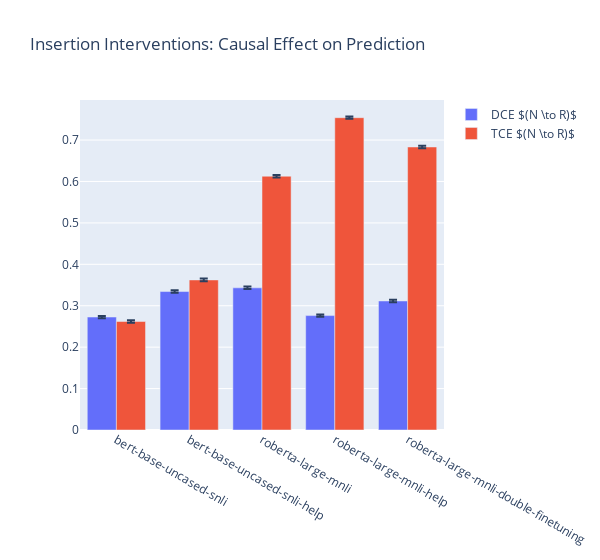

Notebook source saved alongside this figure:
### Code cell
metric_col = 'actual_two_class_causal_effect'
interventions = ['intervention_0', 'intervention_1']
result_set = {}

for item in ['mean', 'sem', 'std']:
    for intervention in interventions:
        result_set['model'] = []
        result_set[f'{intervention}_{item}'] = []
        for model in models:
            results_path = f'../experiments/results/{intervention}/{model}/summary_results.tsv'
            results = pd.read_csv(results_path, sep='\t', index_col=0)
            result_set['model'].append(model)
            result_set[f'{intervention}_{item}'].append(results.at[item, metric_col])

result_set = pd.DataFrame(result_set)

fig = plot_metric_comparison(result_set, interventions, metric_col)
fig.update_layout(
    title=r'Insertion Interventions: Causal Effect on Prediction',
    barmode='group',
    width=600)
fig.show()

fig.write_image('./results/plots/insertion_change_in_prediction.pdf')

### Figure 1 — Plotly figure (JSON) as saved in the notebook; plotly's stock layout.template omitted (floating-point values rounded to 4 significant figures)
{"data": [{"error_y": {"array": [0.002765, 0.002928, 0.002948, 0.002775, 0.002876], "type": "data"}, "name": "DCE $(N \\to R)$", "type": "bar", "x": ["bert-base-uncased-snli", "bert-base-uncased-snli-help", "roberta-large-mnli", "roberta-large-mnli-help", "roberta-large-mnli-double-finetuning"], "y": [0.2727, 0.3343, 0.3432, 0.2762, 0.3115]}, {"error_y": {"array": [0.002922, 0.003195, 0.003238, 0.002862, 0.003092], "type": "data"}, "name": "TCE $(N \\to R)$", "type": "bar", "x": ["bert-base-uncased-snli", "bert-base-uncased-snli-help", "roberta-large-mnli", "roberta-large-mnli-help", "roberta-large-mnli-double-finetuning"], "y": [0.2619, 0.3623, 0.6127, 0.754, 0.6833]}], "layout": {"barmode": "group", "title": {"text": "Insertion Interventions: Causal Effect on Prediction"}, "width": 600}}
